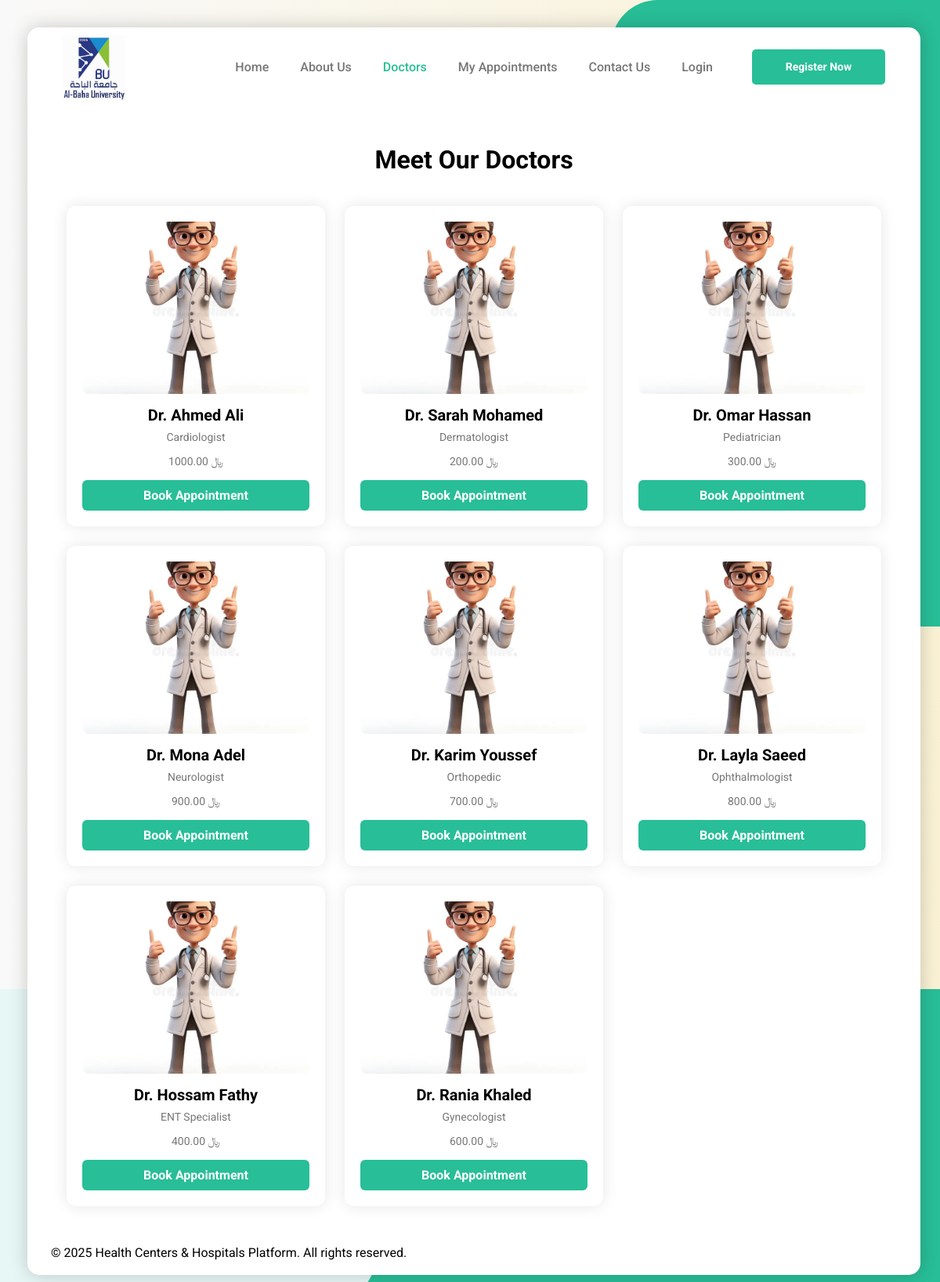
The app's page /doctors.php with its own data.
### tables this page shows
CREATE TABLE `doctors` (
  `id` int(11) NOT NULL,
  `name` varchar(100) NOT NULL,
  `specialization` varchar(100) NOT NULL,
  `image` varchar(255) NOT NULL,
  `user_id` int(11) DEFAULT NULL,
  `fee` decimal(10,2) NOT NULL DEFAULT 100.00
);

### doctors.php (the view, shortened to what this page needs)
<?php
require 'config/config.php';
$stmt = $pdo->query("SELECT * FROM doctors");
$doctors = $stmt->fetchAll(PDO::FETCH_ASSOC);
?>
<!DOCTYPE html>
<html lang="en">
  <head>
    <link rel="stylesheet" href="https://cdnjs.cloudflare.com/ajax/libs/font-awesome/6.4.0/css/all.min.css" />
    <link rel="stylesheet" href="../css/styles.css" />
  </head>
  <body>
    <div class="home-section">
      <div class="effects"><div class="bg-effect"></div></div>
      <div class="container">
        <header class="header">
          <a href="index.php" class="logo" aria-label="Health Management Logo">
            <img src="../logo/logo.jpg" alt="Health Centers Logo" loading="lazy"/>
          </a>
          <nav class="links" aria-label="Main Navigation">
            <ul class="nav-bar">
              <li><a href="index.php">Home</a></li>
              <li><a href="about_us.php">About Us</a></li>
              <li><a href="doctors.php" class="active">Doctors</a></li>
              <li><a href="user_appointments.php">My Appointments</a></li>
              <li><a href="contact_us.php">Contact Us</a></li>
              <?php if (isset($_SESSION['user_id'])): ?>
                <li><a href="logout.php" class="register">Logout</a></li>
              <?php else: ?>
                <li><a href="login.php">Login</a></li>
                <li><a href="register.php" class="register">Register Now</a></li>
              <?php endif; ?>
            </ul>
          </nav>
        </header>
        <main class="doctors">
          <h1>Meet Our Doctors</h1>
          <div class="doctors-grid">
            <?php foreach ($doctors as $doctor): ?>
              <?php
                $imagePath = (!empty($doctor['image']) && file_exists('../' . $doctor['image']))
                  ? '../' . $doctor['image']
                  : '../img/doctors/default-doctor.png';
              ?>
              <div class="doctor-card">
                <img src="<?= htmlspecialchars($imagePath, ENT_QUOTES, 'UTF-8') ?>"
                    alt="<?= htmlspecialchars($doctor['name'] ?? 'Doctor', ENT_QUOTES, 'UTF-8') ?>" />
                <h3><?= htmlspecialchars($doctor['name'] ?? 'Dr. Unknown', ENT_QUOTES, 'UTF-8') ?></h3>
                <p><?= htmlspecialchars($doctor['specialization'] ?? 'General Practitioner', ENT_QUOTES, 'UTF-8') ?></p>
                <?php if (!empty($doctor['fee'])): ?>
                  <p class="doctor-fee">
                    <?= htmlspecialchars($doctor['fee'], ENT_QUOTES, 'UTF-8') ?> ﷼
                  </p>
                <?php else: ?>
                  <p class="doctor-fee">💰 Fee: Not specified</p>
                <?php endif; ?>
                <a href="user_book_appointment.php?doctor_id=<?= $doctor['id'] ?>" class="btn">Book Appointment</a>
              </div>
            <?php endforeach; ?>
          </div>
        </main>
        <footer>
          <p>&copy; 2025 Health Centers & Hospitals Platform. All rights reserved.</p>
          <p>&nbsp;</p>
        </footer>
      </div>
    </div>
  </body>
</html>

### styles.css (style rules this page uses)
:root { --main-color: #28be97; --text-color: #777; --bg-color: #e7f7f6; --outer-shadow: 3px 3px 3px #d0d0d0, -3px -3px 3px #f8f8f8; --outer-shadow-0: 0 0 0 #d0d0d0, 0 0 0 #f8f8f8; --inner-shadow: inset 3px 3px 3px #d0d0d0, inset -3px -3px 3px #f8f8f8; --inner-shadow-0: inset 0 0 0 #d0d0d0, inset 0 0 0 #f8f8f8; }
* { box-sizing: border-box; margin: 0; padding: 0; outline: none; }
body { font-family: "Roboto", sans-serif; background-color: var(--bg-color); min-height: 100vh; }
body { opacity: 0; transition: opacity 0.3s ease; }
body.loaded { opacity: 1; }
body { height: 100vh; margin: 0; background: linear-gradient(270deg, #28be97, #3ec8f4, #f7b7a3, #fce38a, #f9f9f9); background-size: 1200% 1200%; animation: softGradient 25s ease infinite; }
img { max-width: 100%; vertical-align: middle; }
ul li { list-style: none; }
a { text-decoration: none; }
@media (min-width: 576px) { .container { width: 540px; } }
@media (min-width: 768px) { .container { width: 720px; } }
@media (min-width: 992px) { .container { width: 960px; } }
@media (min-width: 1200px) { .container { width: 1140px; } }
.container { padding-left: 15px; padding-right: 15px; margin-left: auto; margin-right: auto; }
.effects { position: absolute; top: 0; left: 0; width: 100%; height: 100%; z-index: -1; }
.home-section { position: relative; padding: 35px; }
.home-section::before { content: ""; position: absolute; top: 0; right: 0; width: 35%; height: 100vh; border-radius: 60px 0 0 0; background-color: var(--main-color); z-index: -1; }
.home-section::after { content: ""; position: absolute; bottom: 0; right: 0; width: 70%; height: 50vh; background-color: var(--main-color); z-index: -2; }
.home-section .container { background-color: white; border-radius: 15px; box-shadow: 0px 0px 25px 0px rgb(0 0 0 / 20%); padding-left: 80px; padding-right: 50px; position: relative; overflow: hidden; }
@media (max-width: 1200px) { .home-section .container { padding: 0 30px; } }
.home-section .container .header { display: flex; justify-content: space-between; align-items: center; height: 100px; padding: 15px; }
@media (min-width: 991px) { .header { z-index: 100; position: relative; } }
.home-section .logo { font-size: 20px; color: #000; font-weight: 700; text-transform: capitalize; width: 80px; height: 80px; }
.home-section .header .nav-bar { display: flex; justify-content: center; align-items: center; }
.home-section .header .nav-bar a { margin: 0 20px; font-size: 16px; font-weight: 500; color: var(--text-color); }
.home-section .header .nav-bar a.active { color: var(--main-color); }
.home-section .header .nav-bar a.register { display: block; margin: 0 0 0 30px; width: 170px; height: 45px; text-align: center; display: grid; place-content: center; background-color: var(--main-color); color: white; font-size: 14px; font-weight: bold; border-radius: 5px; text-transform: capitalize; transition: all 0.3s ease; }
.btn { width: 100%; padding: 12px; border: none; border-radius: 8px; background: var(--main-color); color: #fff; font-size: 16px; font-weight: bold; cursor: pointer; transition: all 0.3s ease; }
* { transition: background-color 0.3s ease, color 0.3s ease, box-shadow 0.3s ease; }
.doctors { text-align: center; padding: 50px 20px; }
.doctors h1 { font-size: 32px; margin-bottom: 40px; color: #000; }
.doctors-grid { display: grid; grid-template-columns: repeat(auto-fit, minmax(250px, 1fr)); gap: 25px; }
.doctor-card { background: #fff; border-radius: 12px; box-shadow: 0px 0px 20px rgb(0 0 0 / 10%); padding: 20px; transition: transform 0.3s ease; }
.doctor-card img { width: 100%; height: 220px; object-fit: cover; border-radius: 8px; margin-bottom: 15px; }
.doctor-card h3 { font-size: 20px; margin-bottom: 8px; }
.doctor-card p { color: var(--text-color); margin-bottom: 15px; font-size: 14px; }
.doctor-card .btn { display: inline-block; padding: 10px 20px; background: var(--main-color); color: #fff; border-radius: 6px; transition: background 0.3s; }

### records on screen
doctors: name "Dr. Ahmed Ali", specialization "Cardiologist", fee "1000.00"
doctors: name "Dr. Sarah Mohamed", specialization "Dermatologist", fee "200.00"
doctors: name "Dr. Omar Hassan", specialization "Pediatrician", fee "300.00"
doctors: name "Dr. Mona Adel", specialization "Neurologist", fee "900.00"
doctors: name "Dr. Karim Youssef", specialization "Orthopedic", fee "700.00"
doctors: name "Dr. Layla Saeed", specialization "Ophthalmologist", fee "800.00"
doctors: name "Dr. Hossam Fathy", specialization "ENT Specialist", fee "400.00"
doctors: name "Dr. Rania Khaled", specialization "Gynecologist", fee "600.00"
